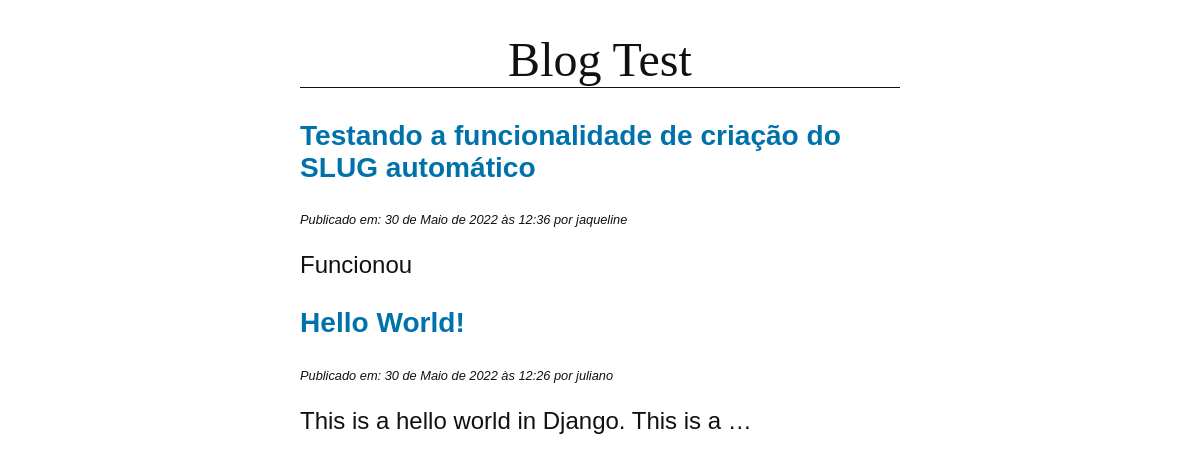
Screenshot of /blog/ with the database file from the repository.
### blog/models.py (models this page shows, shortened)
class Post(models.Model):
    title = models.CharField(max_length=255)
    slug = models.SlugField(max_length=255, unique=True)
    author = models.ForeignKey(User, on_delete=models.CASCADE)
    body = models.TextField()
    created = models.DateTimeField(auto_now_add=True)
    updated = models.DateTimeField(auto_now=True)
    class Meta:
        ordering = "-created",
    def get_absolute_url(self):
        return reverse("blog:detail", kwargs={"slug": self.slug})

### blog/views.py (the view)
# urls.py: path("",views.PostListView.as_view(),name="list"),
class PostListView(ListView):
    model = Post

### blog/templates/blog/post_list.html (shortened to what this page needs)
{% extends "blog/base.html" %}
{% block content %}
    {% for post in post_list %}
        <article>
            <h3><a href="{{ post.get_absolute_url }}">{{ post.title }}</a></h3>
            <p class="date">
                Publicado em: {{ post.created }}  por {{ post.author }}
            </p>
            {{ post.body|linebreaks|truncatewords:10 }}
        </article>
    {% endfor %}
{% endblock %}

### blog/templates/blog/base.html (shortened to what this page needs)
{% load static %}
<!DOCTYPE html>
<html lang="en">
<head>
    <link rel="stylesheet" href="{% static 'css/blog.css' %}">
</head>
<body>
    <header>
        <h1>Blog Test</h1>
    </header>
    <main>
        {% block content %}
        {% endblock %}
    </main>
</body>
</html>

### blog/static/css/blog.css (style rules this page uses)
body { margin: 0 25%; font-family: sans-serif; font-size: 1.5rem; color: #111111; }
h1 { text-align: center; font-family: serif; font-weight: normal; border-bottom: 1px solid; }
a { color:#0072aa; text-decoration:none; }
p.date { font-size: 0.8rem; font-style: italic; margin-top: 1px; }

### rows the page displays
Post: title "Testando a funcionalidade de criação do SLUG automático", created "30 de Maio de 2022 às 12:36", author "jaqueline", body "Funcionou"
Post: title "Hello World!", created "30 de Maio de 2022 às 12:26", author "juliano", body "This is a hello world in Django. This is a …"
